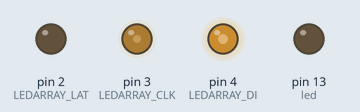
Bench run of a sketch on a simulated Arduino Uno, built with avr-gcc and run on an emulated ATmega328P. Shown: output pins drawn as LEDs (lit = HIGH).

Above: at 0.1 s.
Timing chart, 0 to 1.6 s (numbered marks = the images above):
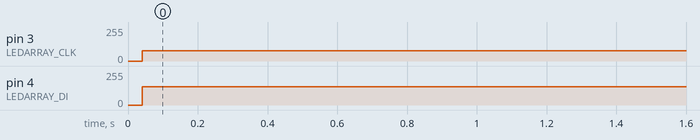

The sketch:

less_fan_display_1.ino
```cpp
#include <Arduino.h>

int led = 13;

int LEDARRAY_LAT = 2;
int LEDARRAY_CLK = 3;
int LEDARRAY_DI = 4;

unsigned char temp = 0xfe;

unsigned char Display_word[4][4] = {
{0x3E,0x02,0x02,0x00},/*"L",0*/
{0x1C,0x22,0x22,0x1C},/*"O",1*/
{0x00,0x3C,0x06,0x3C},/*"V",2*/
{0x00,0x3E,0x2A,0x2A},/*"E",3*/
};

unsigned char Display_word3[4][4] = {
0x00,0x78,0x48,0x48,0x48,0x48,0x4B,0x7B,
0x00,0x78,0x48,0x48,0x48,0x48,0x4B,0x7B,
};


unsigned char word_0[4][4] = {
0x00,0x00,0x00,0x00,0x00,0x00,0x7E,0x7E,
0x66,0x66,0x66,0x66,0x66,0x66,0x7E,0x7E
};

unsigned char word_1[4][4] = {
0x00,0x00,0x00,0x00,0x00,0x00,0x30,0x30,
0x30,0x30,0x30,0x30,0x30,0x30,0x78,0x78
};

unsigned char word_2[4][4] = {
0x00,0x00,0x00,0x00,0x00,0x00,0x7E,0x7E,
0x60,0x60,0x7E,0x7E,0x06,0x06,0x7E,0x7E
};

unsigned char word_3[4][4] = {
0x00,0x00,0x00,0x00,0x00,0x00,0x7E,0x7E,
0x60,0x60,0x7E,0x7E,0x60,0x60,0x7E,0x7E,
};

unsigned char word_4[4][4] = {
0x00,0x00,0x00,0x00,0x00,0x00,0x66,0x66,
0x66,0x66,0x7E,0x7E,0x60,0x60,0x60,0x60
};

unsigned char word_5[4][4] = {
0x00,0x00,0x00,0x00,0x00,0x00,0x7E,0x7E,
0x06,0x06,0x7E,0x7E,0x60,0x60,0x7E,0x7E
};
unsigned char word_6[4][4] = {
0x00,0x00,0x00,0x00,0x00,0x00,0x7E,0x7E,
0x06,0x06,0x7E,0x7E,0x66,0x66,0x7E,0x7E
};
unsigned char word_7[4][4] = {
0x00,0x00,0x00,0x00,0x00,0x00,0x7E,0x7E,
0x60,0x60,0x60,0x60,0x60,0x60,0x60,0x60
};
unsigned char word_8[4][4] = {
0x00,0x00,0x00,0x00,0x00,0x00,0x7E,0x7E,
0x66,0x66,0x7E,0x7E,0x66,0x66,0x7E,0x7E
};
unsigned char word_9[4][4] = {
0x00,0x00,0x00,0x00,0x00,0x00,0x7E,0x7E,
0x66,0x66,0x7E,0x7E,0x60,0x60,0x7E,0x7E,
};
void setup()
{
    pinMode(led, OUTPUT);

    Init_LED_Array();

     Serial.begin(115200);

}

void loop()
{
   for(int a=0;a<10;a++){
     for (int b=0;b<10;b++){
       display(a);
     }
   }
}


void display(int num){
  unsigned char j,k;
  switch (num){
    case 1:
      for(j = 0 ; j <4  ; j++){
	for(k =  0; k < 4 ; k++){
            Display_word[j][k] = word_1[j][k];
        }
      }
      break;
    case 2:
      for(j = 0 ; j <4  ; j++){
	for(k =  0; k < 4 ; k++){
            Display_word[j][k] = word_2[j][k];
        }
      }
      break;
    case 3:
      for(j = 0 ; j <4  ; j++){
	for(k =  0; k < 4 ; k++){
            Display_word[j][k] = word_3[j][k];
        }
      }
      break;
      case 4:
      for(j = 0 ; j <4  ; j++){
	for(k =  0; k < 4 ; k++){
            Display_word[j][k] = word_4[j][k];
        }
      }
      break;
      case 5:
      for(j = 0 ; j <4  ; j++){
	for(k =  0; k < 4 ; k++){
            Display_word[j][k] = word_5[j][k];
        }
      }
      break;
      case 6:
      for(j = 0 ; j <4  ; j++){
	for(k =  0; k < 4 ; k++){
            Display_word[j][k] = word_6[j][k];
        }
      }
      break;
      case 7:
      for(j = 0 ; j <4  ; j++){
	for(k =  0; k < 4 ; k++){
            Display_word[j][k] = word_7[j][k];
        }
      }
      break;
      case 8:
      for(j = 0 ; j <4  ; j++){
	for(k =  0; k < 4 ; k++){
            Display_word[j][k] = word_8[j][k];
        }
      }
      break;
      case 9:
      for(j = 0 ; j <4  ; j++){
	for(k =  0; k < 4 ; k++){
            Display_word[j][k] = word_9[j][k];
        }
      }
      break;
      case 0:
      for(j = 0 ; j <4  ; j++){
	for(k =  0; k < 4 ; k++){
            Display_word[j][k] = word_0[j][k];
        }
      }
      break;
  }

			temp = 0x7f;
			for(j = 0 ; j <2  ; j++)		//显示前两个字母
			{
				for(k =  0; k < 4 ; k++)		//一个字母4BYTE
				{
                                        Send_Byte(0xFF);			//列选择
                                        Send_Byte(0x00);
					Send_Byte(temp);			//列选择
                                        Send_Byte(Display_word3[j][k]);

                                        digitalWrite(LEDARRAY_LAT, HIGH);					//锁存数据
					delayMicroseconds(1);
					digitalWrite(LEDARRAY_LAT, LOW);
					delayMicroseconds(1);
					temp = (temp>>1)|0x80;
				}
			}
                        temp = 0x7f;
			for(j = 2 ; j < 4 ; j++)		//显示前两个字母
			{
				for(k = 0 ; k < 4 ; k++)		//一个字母4BYTE
				{
					Send_Byte(temp);			//列选择
					Send_Byte(Display_word3[j][k]);			//行数据
                                        Send_Byte(0xff);			//列选择
                                        Send_Byte(0x00);
					digitalWrite(LEDARRAY_LAT, HIGH);					//锁存数据
					delayMicroseconds(1);
					digitalWrite(LEDARRAY_LAT, LOW);
					delayMicroseconds(1);
					temp = (temp>>1)|0x80;
				}
			}
}


//****************************************************
//Init
//****************************************************
void Init_LED_Array()
{
  pinMode(LEDARRAY_LAT,OUTPUT);
  pinMode(LEDARRAY_CLK,OUTPUT);
  pinMode(LEDARRAY_DI,OUTPUT);

}

//****************************************************
//发送一个字节数据
//****************************************************
void Send_Byte( unsigned char dat)
{
	unsigned char i;
        digitalWrite(LEDARRAY_CLK, LOW);
	delayMicroseconds(1);
        digitalWrite(LEDARRAY_LAT, LOW);
	delayMicroseconds(1);

	for( i = 0 ; i < 8 ; i++ )
	{
		if( dat&0x01 )
		{
                        digitalWrite(LEDARRAY_DI, HIGH);
		}
		else
		{
                        digitalWrite(LEDARRAY_DI, LOW);
		}

                digitalWrite(LEDARRAY_CLK, HIGH);				//上升沿发送数据
		//delayMicroseconds(1);
		digitalWrite(LEDARRAY_CLK, LOW);
                //delayMicroseconds(1);

		dat >>= 1;
	}
}
```

Measured:
- by itself, pin 3 (LEDARRAY_CLK): 0/255 → 76/255 at 0.04 s
- by itself, pin 4 (LEDARRAY_DI): 0/255 → 136/255 at 0.04 s
